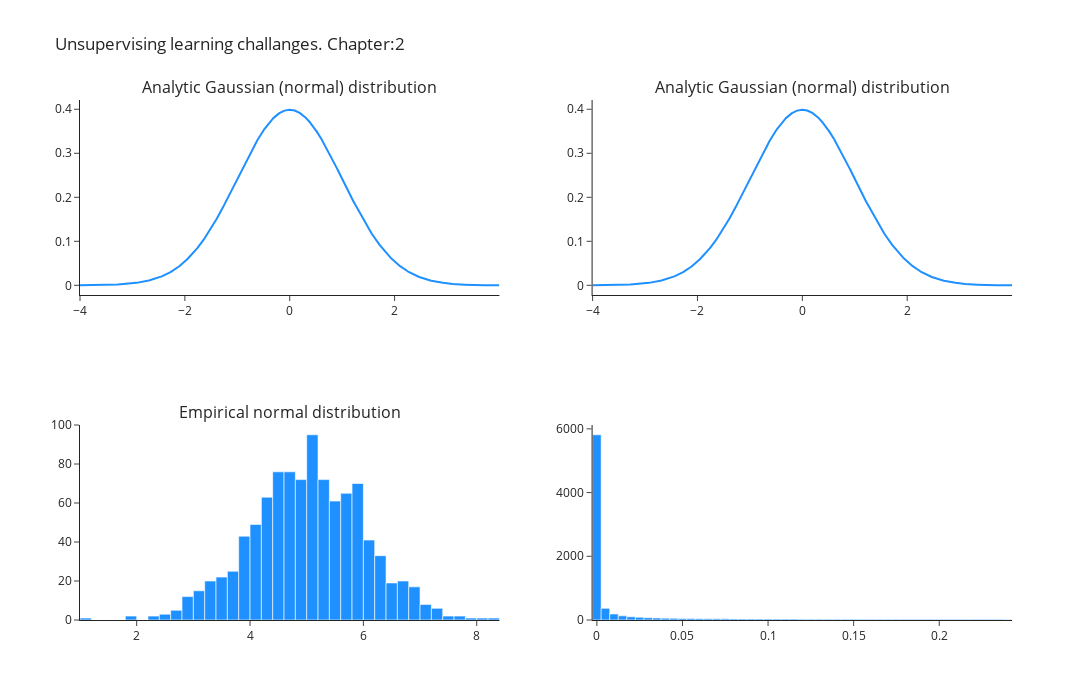

Notebook source saved alongside this figure:
### Markdown cell above
it was complicated to finde names with example of plotly collors.

plotly use css color keywords

https://developer.mozilla.org/en-US/docs/Web/CSS/color_value
https://htmlcolorcodes.com/

### Code cell
x = np.arange(-4,4,0.001)
gaussian_ndist = norm.pdf(x)
random_ndist = norm.rvs(scale=1,loc=5, size=1000)
pbDensity_random = norm(loc=5, scale=1).pdf(x) #norm.pdf(random_ndist)


fig = make_subplots(
    rows=2, cols=2,
    subplot_titles=(
        'Analytic Gaussian (normal) distribution',
        'Analytic Gaussian (normal) distribution',
        'Empirical normal distribution',''))

fig.add_trace(go.Scatter(x=x, y=gaussian_ndist,
                    mode='lines',
                    line=dict(color="dodgerblue",width=2)
                    ),row=1, col=1)

fig.add_trace(go.Scatter(x=x, y=gaussian_ndist,
                    mode='lines',
                    line=dict(color="dodgerblue",width=2)
                    ),row=1, col=2)

fig.add_trace(go.Histogram(x=random_ndist,
                    marker_color = 'dodgerblue'
                    ),row=2, col=1)

fig.add_trace(go.Histogram(x=pbDensity_random,
                    marker_color = 'dodgerblue'
                    ),row=2, col=2)


# for row in [1,2]:
#     for column in [1,2]:

#         fig.update_xaxes(
#             dtick=1, row=row, col=column)


fig.update_layout(
    showlegend=False, 
    height=700, width=1200, 
    title_text="Unsupervising learning challanges. Chapter:2")

fig.show()

### Figure 1 — Plotly figure (JSON) as saved in the notebook; plotly's stock layout.template omitted (floating-point values rounded to 4 significant figures; data arrays with more than 128 entries replaced by an {"elided": "..."} marker saying what was removed)
{"data": [{"line": {"color": "dodgerblue", "width": 2}, "mode": "lines", "type": "scatter", "x": {"elided": "8000 float values"}, "xaxis": "x", "y": {"elided": "8000 float values"}, "yaxis": "y"}, {"line": {"color": "dodgerblue", "width": 2}, "mode": "lines", "type": "scatter", "x": {"elided": "8000 float values"}, "xaxis": "x2", "y": {"elided": "8000 float values"}, "yaxis": "y2"}, {"marker": {"color": "dodgerblue"}, "type": "histogram", "x": {"elided": "1000 float values"}, "xaxis": "x3", "yaxis": "y3"}, {"marker": {"color": "dodgerblue"}, "type": "histogram", "x": {"elided": "8000 float values"}, "xaxis": "x4", "yaxis": "y4"}], "layout": {"annotations": [{"font": {"size": 16}, "showarrow": false, "text": "Analytic Gaussian (normal) distribution", "x": 0.225, "xanchor": "center", "xref": "paper", "y": 1, "yanchor": "bottom", "yref": "paper"}, {"font": {"size": 16}, "showarrow": false, "text": "Analytic Gaussian (normal) distribution", "x": 0.775, "xanchor": "center", "xref": "paper", "y": 1, "yanchor": "bottom", "yref": "paper"}, {"font": {"size": 16}, "showarrow": false, "text": "Empirical normal distribution", "x": 0.225, "xanchor": "center", "xref": "paper", "y": 0.375, "yanchor": "bottom", "yref": "paper"}], "height": 700, "showlegend": false, "title": {"text": "Unsupervising learning challanges. Chapter:2"}, "width": 1200, "xaxis": {"anchor": "y", "domain": [0, 0.45]}, "xaxis2": {"anchor": "y2", "domain": [0.55, 1]}, "xaxis3": {"anchor": "y3", "domain": [0, 0.45]}, "xaxis4": {"anchor": "y4", "domain": [0.55, 1]}, "yaxis": {"anchor": "x", "domain": [0.625, 1]}, "yaxis2": {"anchor": "x2", "domain": [0.625, 1]}, "yaxis3": {"anchor": "x3", "domain": [0, 0.375]}, "yaxis4": {"anchor": "x4", "domain": [0, 0.375]}}}
